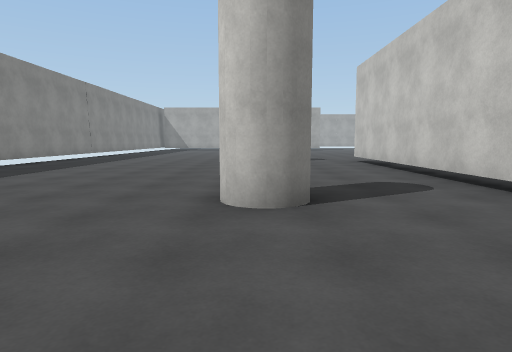
[1] (above)

20 first-person views from a walk through a scene from a Unity 3-D project. The camera is 1.3 m above the floor, tilts 6° down and sees 75° across. The floor is counted in squares, 2 m on a side. Each view is taken from the middle of a square. On the plan, view 1 faces up. The plan holds only what a view shows up to about 10 squares ahead; the rest is blank. The player character is not drawn. Some animated figures are not drawn. Surface patterns are stand-ins for the level's own textures.

[2]
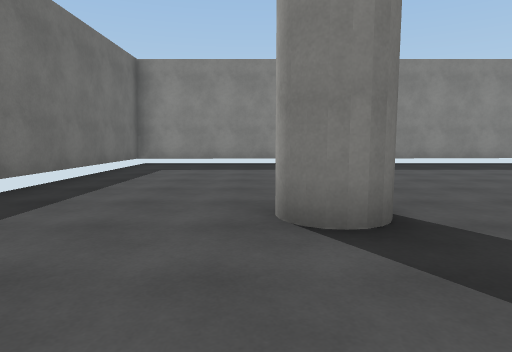

[3]
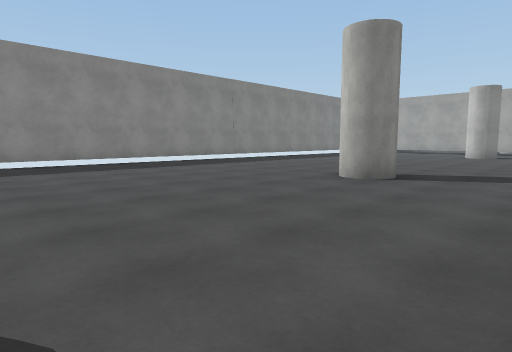

[4]
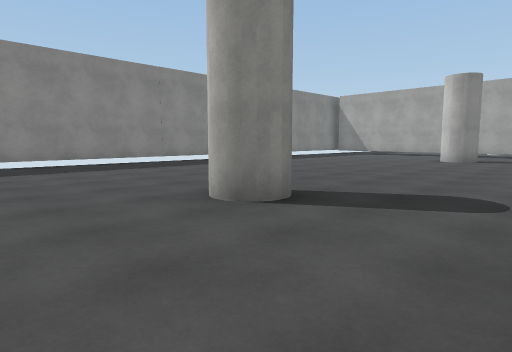

[5]
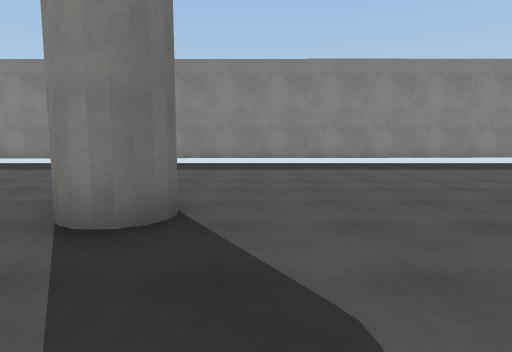

[6]
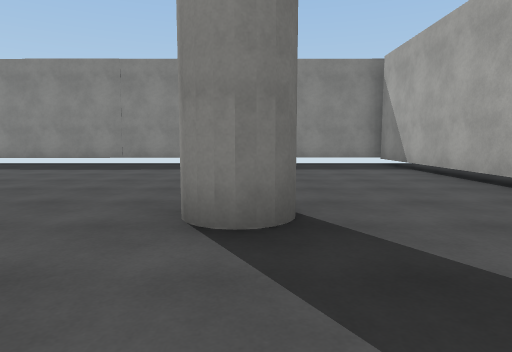

[7]
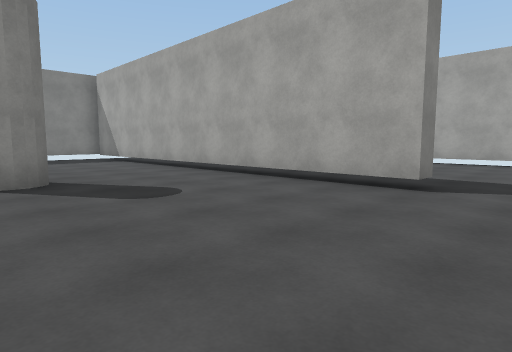

[8]
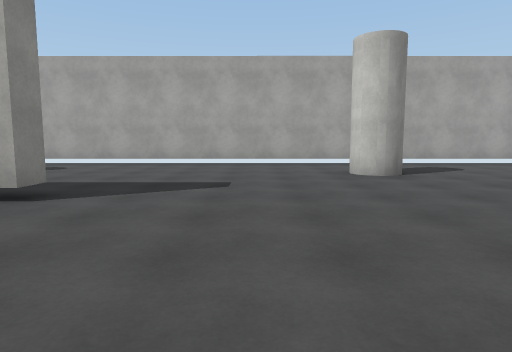

[9]
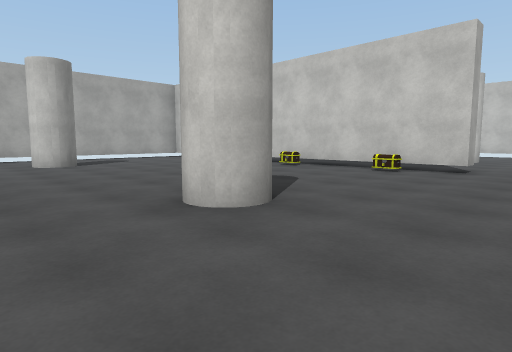

[10]
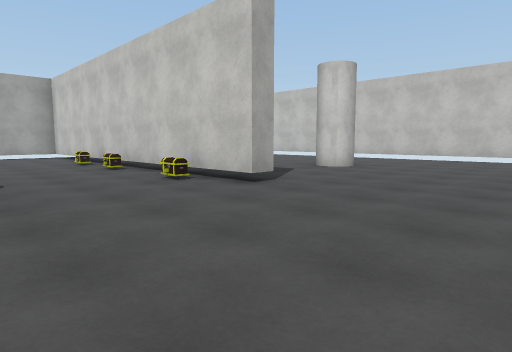

[11]
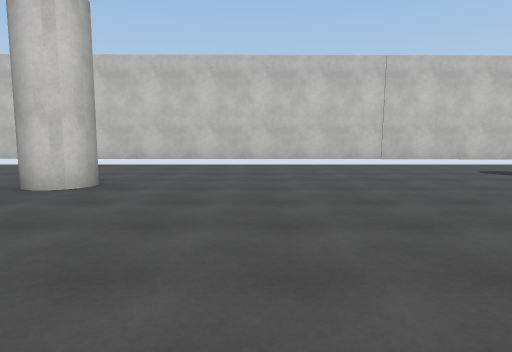

[12]
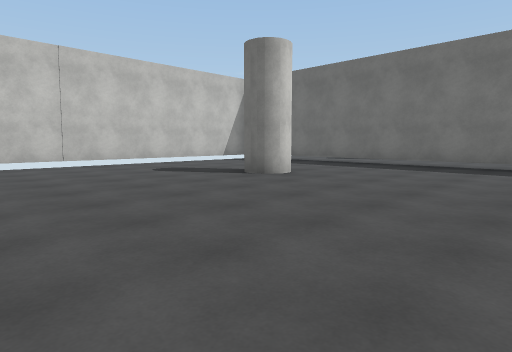

[13]
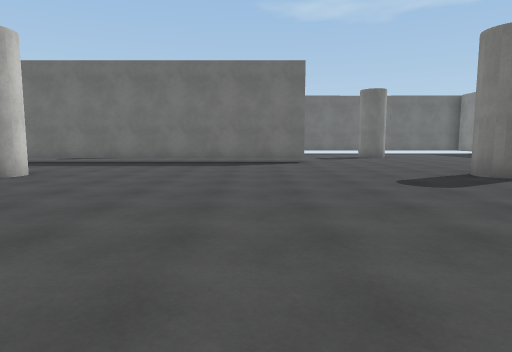

[14]
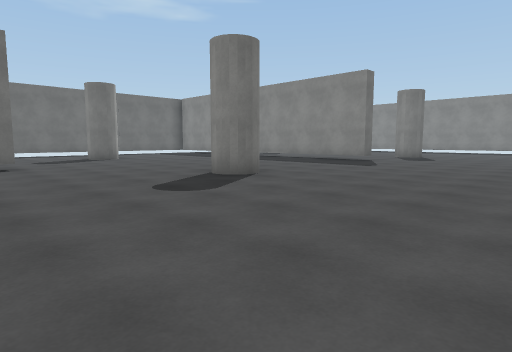

[15]
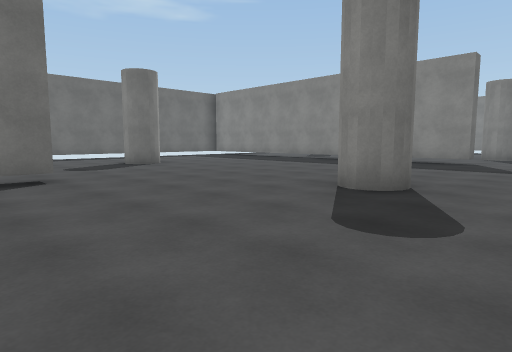

[16]
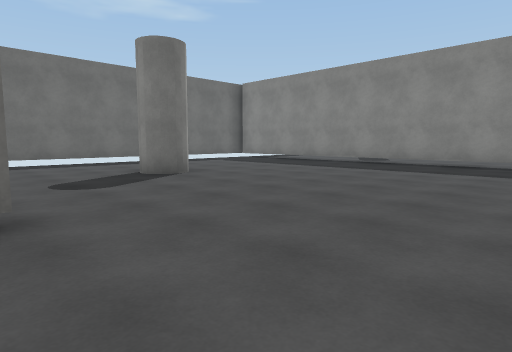

[17]
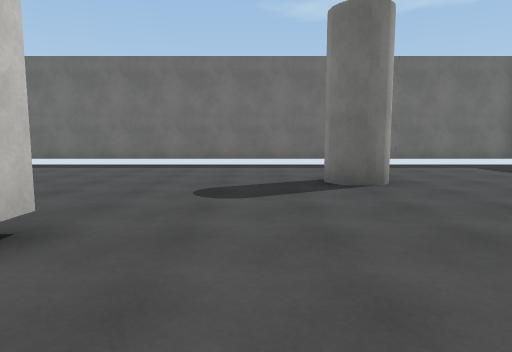

[18]
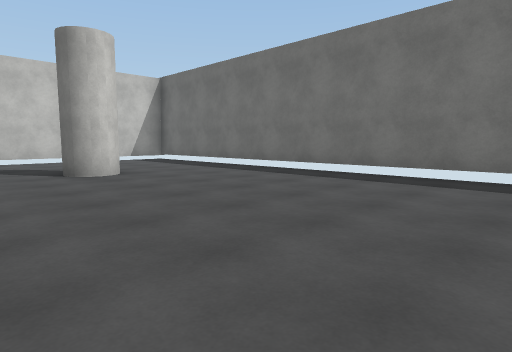

[19]
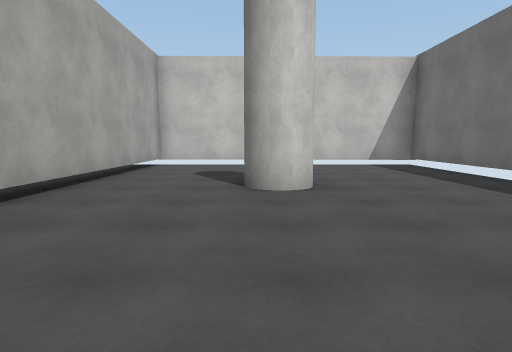

[20]
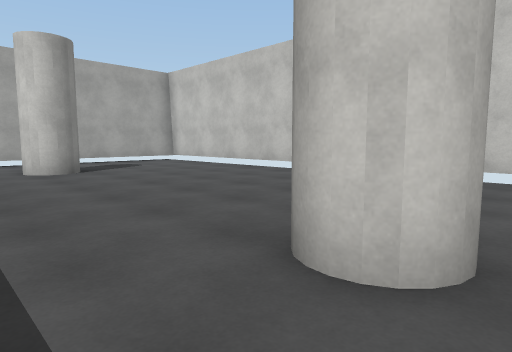

### Floor plan
Key: @ floor where view 1 was taken; # wall or solid block; . floor; T thing the floor can be seen under or through; C chest.
Columns run from 7 left of view 1 to 24 right of it. Each row starts with its distance up from view 1.
 30         ##############   ####
 29         ......... ....   ....
 28          ........ ...    .....
 27           ......#....    .#....#
 26           ............#  ......#
 25    ..................C#  ......#
 24 ############..........#. ......#
 23 #....................C#........
 22 #.....................#......
 21 #.....................#........#
 20 #     .#........#....C#...#....#
 19 #.  ..................#........#
 18 #.........    .................#
 17 #.........    .................#
 16 #.........       ..............#
 15 #......... ....................#
 14 #..............................#
 13 #..............................#
 12 #..............................#
 11 #......#........#.........#....#
 10 #..........#...................#
  9 #..........T................
  8 #..........T................
  7 #..........T........############
  6 #..........T...................#
  5 #. ........#...................#
  4 #   ...#...#....#.........#....#
  3 #..........  ..................#
  2 #.........   ..................#
  1 #........   ...................#
  0 #......@   #... ...............#
 -1 #######    #####################

Where each view was taken, in squares from view 1:
view 1: 0 up, 0 right, facing up
view 2: 3 up, 3 right, facing left
view 3: 5 up, 3 right, facing up-left
view 4: 8 up, 3 right, facing up-left
view 5: 12 up, 3 right, facing left
view 6: 20 up, 3 right, facing left
view 7: 19 up, 6 right, facing up-left
view 8: 20 up, 7 right, facing up
view 9: 17 up, 7 right, facing up-right
view 10: 15 up, 11 right, facing up-right
view 11: 17 up, 14 right, facing right
view 12: 16 up, 14 right, facing down-right
view 13: 17 up, 14 right, facing down
view 14: 16 up, 14 right, facing down-left
view 15: 13 up, 14 right, facing down-left
view 16: 10 up, 13 right, facing down-left
view 17: 9 up, 11 right, facing down
view 18: 6 up, 12 right, facing down-right
view 19: 4 up, 14 right, facing right
view 20: 19 up, 17 right, facing up-right
